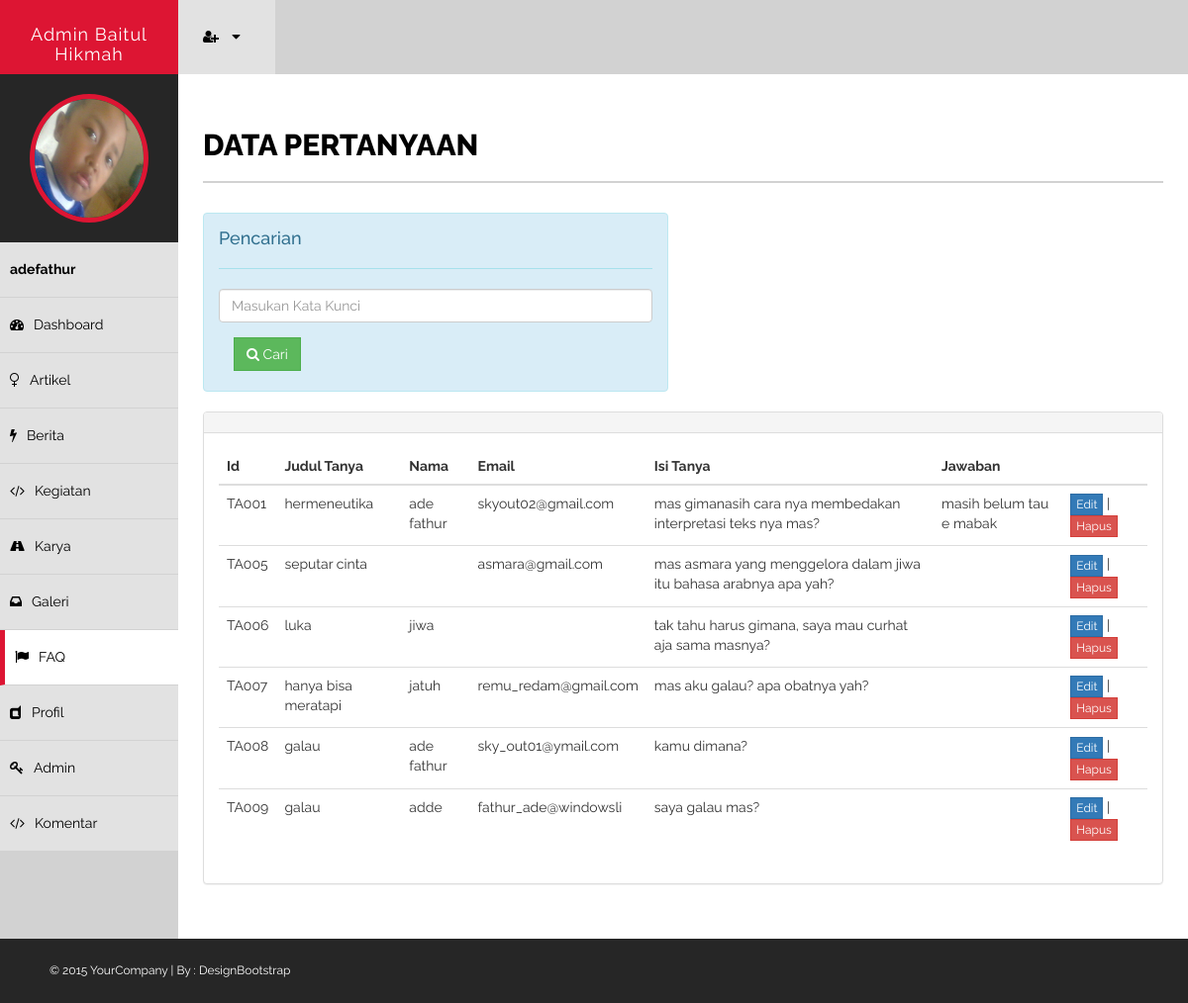
Screenshot of /kontrol/admin/faq.php (signed in) with the database file from the repository.
### tables this page shows
CREATE TABLE IF NOT EXISTS `tb_adm` (
  `user_adm` varchar(20) NOT NULL,
  `pass_adm` varchar(50) NOT NULL,
  `nama_adm` varchar(35) NOT NULL,
  `level_adm` varchar(10) NOT NULL,
  `gambar_adm` varchar(50) NOT NULL
);

CREATE TABLE IF NOT EXISTS `tb_tanya` (
  `id_tanya` varchar(5) NOT NULL,
  `judul_tanya` varchar(30) NOT NULL,
  `nama_tanya` varchar(30) NOT NULL,
  `email_tanya` varchar(20) NOT NULL,
  `isi_tanya` text NOT NULL,
  `jawab_tanya` text NOT NULL
);

### kontrol/admin/faq.php (the view, shortened to what this page needs)
<?php
include '../database.php';
$usern=$_SESSION['username'];
$res=mysql_query("select * from tb_adm where user_adm='".$usern."'");
$arai=mysql_fetch_array($res);
$man=$arai['gambar_adm'];
?>
<!DOCTYPE html>
<html xmlns="http://www.w3.org/1999/xhtml">
<head>
    <link href="assets/css/bootstrap.css" rel="stylesheet" />
    <link href="assets/css/font-awesome.css" rel="stylesheet" />
    <link href="assets/css/style.css" rel="stylesheet" />
</head>
<body>
    <div id="wrapper">
        <nav class="navbar navbar-default navbar-cls-top " role="navigation" style="margin-bottom: 0">
            <div class="navbar-header">
                <a  class="navbar-brand" href="index.php">Admin Baitul Hikmah
                </a>
            </div>
            <div class="notifications-wrapper">
<ul class="nav">
                <li class="dropdown">
                    <a class="dropdown-toggle" data-toggle="dropdown" href="#">
                        <i class="fa fa-user-plus"></i>  <i class="fa fa-caret-down"></i>
                    </a>
                </li>
            </ul>
            </div>
        </nav>
        <nav  class="navbar-default navbar-side" role="navigation">
            <div class="sidebar-collapse">
                <ul class="nav" id="main-menu">
                    <li>
                        <div class="user-img-div">
                            <img src="gmb/admin/<?php echo $man ?>" class="img-circle" width="120px" hight="150px" />
                        </div>
                    </li>
                     <li>
                        <a  href="#"> <strong> <?php echo $_SESSION['username']; ?></strong></a>
                    </li>
                    <li>
                        <a  href="index.php"><i class="fa fa-dashboard "></i>Dashboard</a>
                    </li>
                    <li>
                        <a href="artikel.php"><i class="fa fa-venus "></i>Artikel </a>
                    </li>
                    <li>
                        <a href="berita.php"><i class="fa fa-bolt "></i>Berita</a>
                    </li>
                     <li>
                        <a href="kegiatan.php"><i class="fa fa-code "></i>Kegiatan</a>
                    </li>
                    <li>
                        <a href="karya.php"><i class="fa fa-road "></i>Karya</a>
                    </li>
                    <li>
                        <a href="galeri.php"><i class="fa fa-inbox "></i>Galeri</a>
                    </li>
                    <li>
                        <a class="active-menu" href="faq.php"><i class="fa fa-flag "></i>FAQ</a>
                    </li>
                   <li>
                        <a href="profil.php"><i class="fa fa-dashcube "></i>Profil</a>
                    </li>
                    <li>
                        <a href="admin.php"><i class="fa fa-key "></i>Admin</a>
                    </li>
                    <li>
                        <a href="komentar.php"><i class="fa fa-code "></i>Komentar</a>
                    </li>
                </ul>
            </div>
        </nav>
        <div id="page-wrapper" class="page-wrapper-cls">
            <div id="page-inner">
                <div class="row">
                    <div class="col-md-12">
                        <h1 class="page-head-line">Data Pertanyaan</h1>
                    </div>
                </div>
                <div class="row">
                <div class="col-md-6">
                <div class="alert  alert-info">
                    <div class="current-notices">
                            <h4>Pencarian</h4>
                    <hr />
                             <form method="post">
                            <input type="text" class="form-control" id="cariArtikel" name="cari_art" placeholder="Masukan Kata Kunci" />
                            <button class="btn btn-success" id="cari" name="cari" value="Cari"><i class="fa fa-search"></i> Cari</button>
                    </form>
                        </div>
                        </div>
                    </div>
                    </div>
                    <div class="panel panel-default">
                        <div class="panel-heading">
                        </div>
                        <div class="panel-body">
                            <div class="table-responsive">
                                <table class="table table-hover">
                                    <thead>
                                        <tr>
                                            <th>Id</th>
                                            <th>Judul Tanya</th>
                                            <th>Nama </th>
                                            <th>Email</th>
                                            <th>Isi Tanya</th>
                                            <th>Jawaban</th>
                                            <th></th>
                                        </tr>
                                    </thead>
                                    <tbody>
                                    <?php
                                        $input_cari = @$_POST['cari_art'];
                                        $cari = @$_POST['cari'];
                                        if($cari) {
                                        if($input_cari != "") {
                                        $sql = mysql_query("select * from tb_tanya where id_tanya LIKE '%$input_cari%' or judul_tanya LIKE '%$input_cari%' or nama_tanya LIKE '%$input_cari%' or email_tanya LIKE '%$input_cari%' or isi_tanya LIKE '%$input_cari%'") or die (mysql_error());
                                        } else {
                                        $sql = mysql_query("select * from tb_tanya") or die (mysql_error());
                                        }
                                        } else {
                                        $sql = mysql_query("select * from tb_tanya") or die (mysql_error());
                                        }
                                       $cek = mysql_num_rows($sql);
                                       if($cek < 1) {
                                        ?>
                                        <tr>
                                          <td colspan="7" align="center style="padding:10px;""> Data Tidak Ditemukan</td>
                                         </tr>
                                    <?php
                                }else{
                                      while ($baris = mysql_fetch_array($sql)) {
                                    ?>
                                        <tr>
                                            <td><?php echo $baris['id_tanya']; ?></td>
                                            <td><?php echo $baris['judul_tanya']; ?></td>
                                            <td><?php echo $baris['nama_tanya']; ?></td>
                                            <td><?php echo $baris['email_tanya']; ?></td>
                                            <td><?php echo $baris['isi_tanya']; ?></td>
                                            <td><?php echo $baris['jawab_tanya']; ?></td>
                                            <td><a href="edit_tanya.php?id=<?php echo $baris['id_tanya']; ?>" class="btn btn-primary btn-xs">Edit</a> |
                                            <a href="" data-href="hapus_tanya.php?id=<?php echo $baris['id_tanya']; ?>" class="btn btn-danger btn-xs" data-toggle="modal" data-target="#confirm-delete">Hapus</a></td>
                                        </tr>
                                        <?php
                                    }
                                }
                                    ?>
                                    </tbody>
                                </table>
                            </div>
                        </div>
                    </div>
    </div>
    </div>
    <footer >
        &copy; 2015 YourCompany | By : <a href="http://www.designbootstrap.com/" target="_blank">DesignBootstrap</a>
    </footer>
</body>
</html>

### kontrol/admin/assets/css/style.css (style rules this page uses)
body { font-family: 'Raleway', sans-serif; line-height:25px; font-size:14px; }
#wrapper { width: 100%; background: #d2d2d2; }
#page-wrapper { padding: 15px 15px; min-height: 800px; background: #fff; }
#page-inner { width: 100%; margin: 10px 20px 10px 0px; background-color: #fff!important; padding: 10px; min-height: 800px; }
.page-head-line { font-size: 30px; text-transform: uppercase; color: #000; font-weight: 800; padding-bottom: 20px; border-bottom: 2px solid #d2d2d2; margin-bottom: 30px; }
.btn { border-radius:0px!important; -moz-border-radius:0px!important; -webkit-border-radius:0px!important; }
.navbar-cls-top .navbar-brand { color: #fff; background: #DD1533; width: 180px; text-align: center; height: 75px; font-size: 18px; letter-spacing: 1px; padding-top: 25px; }
.user-img-div { min-height: 130px; padding: 20px; background-color: #262626; text-align:center; }
.user-img-div img { height: 130px; border: 5px solid #DD1533; }
.active-menu { background-color: #fff!important; border-left: 5px solid #DD1533; }
.sidebar-collapse, .sidebar-collapse .nav { background: none; }
.sidebar-collapse .nav { padding: 0; }
.sidebar-collapse .nav > li > a { color: #000; background: #E2E2E2; text-shadow: none; border-bottom: 1px solid #D2D2D2; }
.sidebar-collapse > .nav > li > a { padding: 15px 10px; }
.navbar-side { border: none; background-color: #202020; }
.navbar-cls-top { background: #262626; border-bottom: none; }
.navbar-default { border: 0px solid black; }
.navbar-header { background: #000000; }
.nav > li > a > i { margin-right: 10px; }
.notifications-wrapper { margin-left:3px; }
.notifications-wrapper .nav { background-color: #D2d2d2; }
.notifications-wrapper li { display: inline-block; }
.notifications-wrapper li a { padding: 25px; min-height: 50px; }
.notifications-wrapper .nav > li > a { background-color: #E2E2E2; color:#000; }
footer { background-color:#262626; padding:20px 50px; color:#fff; font-size:12px; }
footer a { color:#fff; }
@media (min-width:768px) { .page-wrapper-cls { margin: 0 0 0 180px; } }
@media (min-width:768px) { .navbar-side { z-index: 1; position: absolute; width: 180px; } }
@media (min-width:768px) { .navbar { border-radius: 0px; } }

### rows the page displays
tb_adm: gambar_adm (picture)
tb_tanya: id_tanya "TA001", judul_tanya "hermeneutika", nama_tanya "ade fathur", email_tanya "skyout02@gmail.com", isi_tanya "mas gimanasih cara nya membedakan interpretasi teks nya mas?", jawab_tanya "masih belum tau e mabak"
tb_tanya: id_tanya "TA005", judul_tanya "seputar cinta", email_tanya "asmara@gmail.com", isi_tanya "mas asmara yang menggelora dalam jiwa itu bahasa arabnya apa yah?"
tb_tanya: id_tanya "TA006", judul_tanya "luka", nama_tanya "jiwa", isi_tanya "tak tahu harus gimana, saya mau curhat aja sama masnya?"
tb_tanya: id_tanya "TA007", judul_tanya "hanya bisa meratapi", nama_tanya "jatuh", email_tanya "remu_redam@gmail.com", isi_tanya "mas aku galau? apa obatnya yah?"
tb_tanya: id_tanya "TA008", judul_tanya "galau", nama_tanya "ade fathur", email_tanya "sky_out01@ymail.com", isi_tanya "kamu dimana?"
tb_tanya: id_tanya "TA009", judul_tanya "galau", nama_tanya "adde", email_tanya "fathur_ade@windowsli", isi_tanya "saya galau mas?"

### other values shown
$_SESSION['username'] "adefathur"
